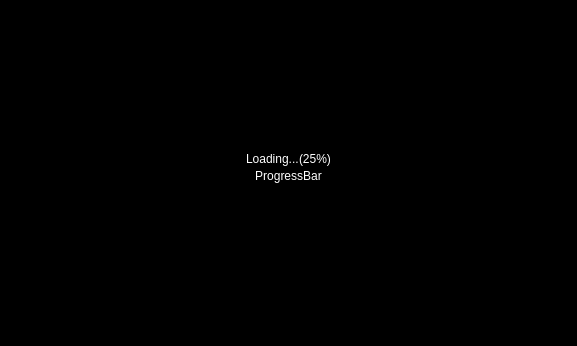
<?xml version="1.0" encoding="UTF-8"?>
<ui version="4.0">
 <class>QViewerWorkInProgressWidget</class>
 <widget class="QWidget" name="QViewerWorkInProgressWidget">
  <property name="geometry">
   <rect>
    <x>0</x>
    <y>0</y>
    <width>577</width>
    <height>346</height>
   </rect>
  </property>
  <layout class="QVBoxLayout" name="verticalLayout_2">
   <property name="spacing">
    <number>0</number>
   </property>
   <property name="margin">
    <number>0</number>
   </property>
   <item>
    <widget class="QFrame" name="frame">
     <property name="styleSheet">
      <string notr="true">background: rgb(0, 0, 0);
background-color: rgb(0, 0, 0);
color: rgb(255, 255, 255);</string>
     </property>
     <property name="frameShape">
      <enum>QFrame::StyledPanel</enum>
     </property>
     <property name="frameShadow">
      <enum>QFrame::Plain</enum>
     </property>
     <layout class="QHBoxLayout" name="horizontalLayout_2">
      <property name="spacing">
       <number>0</number>
      </property>
      <property name="margin">
       <number>0</number>
      </property>
      <item>
       <spacer name="horizontalSpacer">
        <property name="orientation">
         <enum>Qt::Horizontal</enum>
        </property>
        <property name="sizeHint" stdset="0">
         <size>
          <width>121</width>
          <height>20</height>
         </size>
        </property>
       </spacer>
      </item>
      <item>
       <layout class="QVBoxLayout" name="verticalLayout">
        <item>
         <spacer name="verticalSpacer">
          <property name="orientation">
           <enum>Qt::Vertical</enum>
          </property>
          <property name="sizeHint" stdset="0">
           <size>
            <width>20</width>
            <height>40</height>
           </size>
          </property>
         </spacer>
        </item>
        <item>
         <layout class="QHBoxLayout" name="horizontalLayout">
          <item>
           <spacer name="horizontalSpacer_4">
            <property name="orientation">
             <enum>Qt::Horizontal</enum>
            </property>
            <property name="sizeHint" stdset="0">
             <size>
              <width>10</width>
              <height>20</height>
             </size>
            </property>
           </spacer>
          </item>
          <item>
           <widget class="QLabel" name="m_headerLabel">
            <property name="text">
             <string>Loading...</string>
            </property>
           </widget>
          </item>
          <item>
           <widget class="QLabel" name="m_progressLabel">
            <property name="text">
             <string>(25%)</string>
            </property>
           </widget>
          </item>
          <item>
           <spacer name="horizontalSpacer_3">
            <property name="orientation">
             <enum>Qt::Horizontal</enum>
            </property>
            <property name="sizeHint" stdset="0">
             <size>
              <width>15</width>
              <height>20</height>
             </size>
            </property>
           </spacer>
          </item>
         </layout>
        </item>
        <item>
         <widget class="QLabel" name="m_progressBarLabel">
          <property name="text">
           <string>ProgressBar</string>
          </property>
          <property name="alignment">
           <set>Qt::AlignCenter</set>
          </property>
         </widget>
        </item>
        <item>
         <widget class="QLabel" name="m_errorLabel">
          <property name="alignment">
           <set>Qt::AlignCenter</set>
          </property>
          <property name="wordWrap">
           <bool>true</bool>
          </property>
         </widget>
        </item>
        <item>
         <spacer name="verticalSpacer_2">
          <property name="orientation">
           <enum>Qt::Vertical</enum>
          </property>
          <property name="sizeHint" stdset="0">
           <size>
            <width>20</width>
            <height>40</height>
           </size>
          </property>
         </spacer>
        </item>
       </layout>
      </item>
      <item>
       <spacer name="horizontalSpacer_2">
        <property name="orientation">
         <enum>Qt::Horizontal</enum>
        </property>
        <property name="sizeHint" stdset="0">
         <size>
          <width>189</width>
          <height>20</height>
         </size>
        </property>
       </spacer>
      </item>
     </layout>
    </widget>
   </item>
  </layout>
 </widget>
 <resources/>
 <connections/>
</ui>
